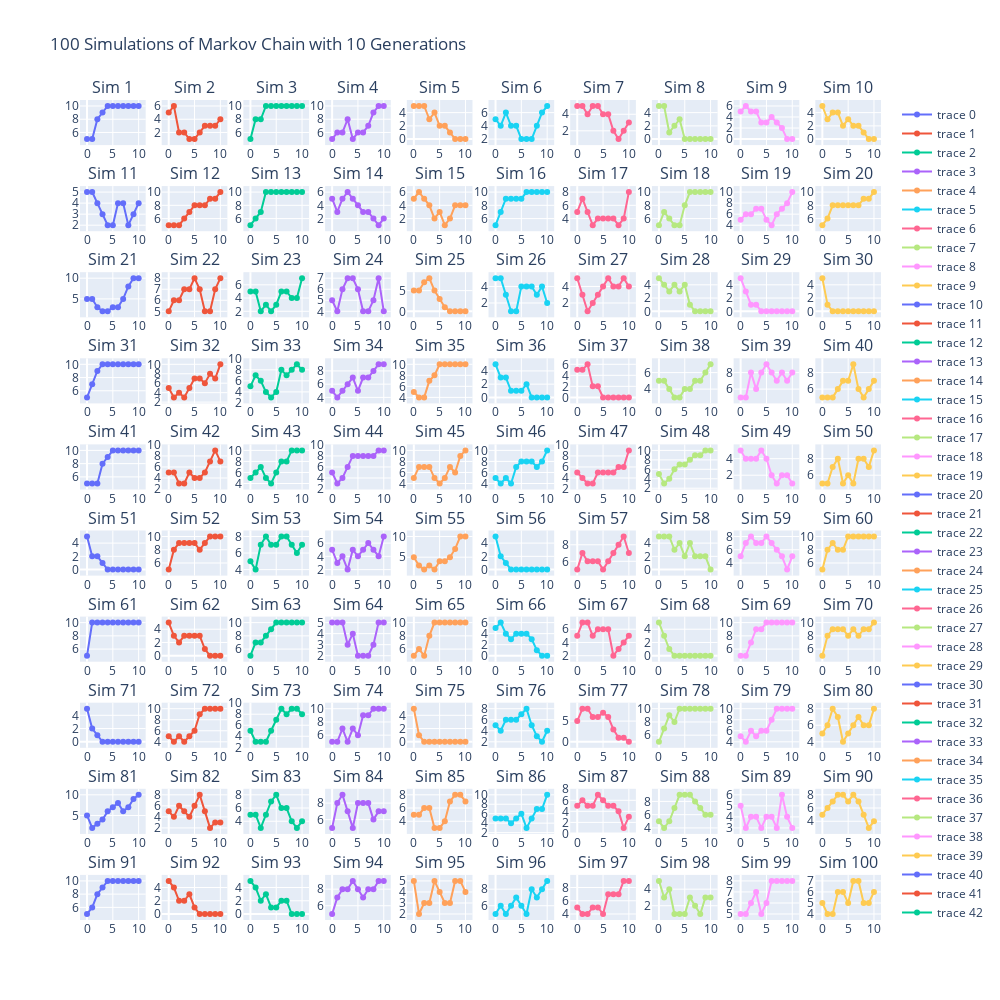

The code cell stored with this chart in its notebook:
### Markdown cell above
## m = 10

### Code cell
m = 10
i = 5
generations = 10  
simulations = 100  

plot_simulation_results(m, i, generations, simulations)
